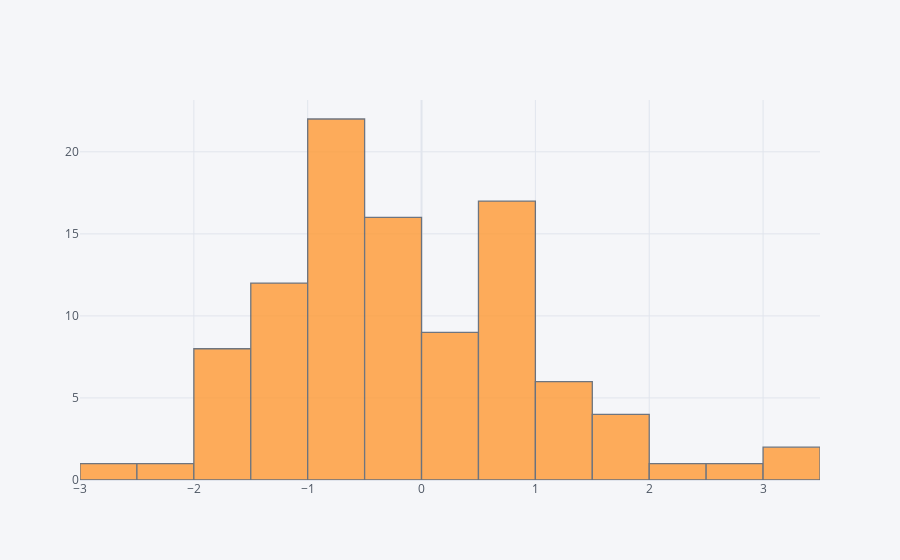

This figure's notebook cell:
### Markdown cell above
## histogram

### Code cell
df['A'].iplot(kind='hist',bins=25)

### Figure 1 — Plotly figure (JSON) as saved in the notebook; plotly's stock layout.template omitted (floating-point values rounded to 4 significant figures)
{"data": [{"histfunc": "count", "histnorm": "", "marker": {"color": "rgba(255, 153, 51, 1.0)", "line": {"color": "#4D5663", "width": 1.3}}, "name": "A", "nbinsx": 25, "opacity": 0.8, "orientation": "v", "type": "histogram", "x": [0.3926, 1.372, 2.243, -0.8582, 0.7608, 0.7, -2.012, 0.9326, -0.6593, 1.693, -0.6872, -0.3504, -0.4208, 0.869, -0.5764, 0.22, -0.4444, -1.144, -1.658, -0.4101, -0.8519, 1.21, 0.3202, -0.1004, -0.8488, -0.5573, -1.069, -0.4218, 0.1273, -1.067, 0.9262, -1.955, -1.028, -0.388, 1.151, -1.746, 1.213, -0.6425, -0.5798, 1.071, -0.9235, 2.962, -0.8009, -0.6563, -0.2782, -1.207, 3.293, -1.544, 0.5427, 0.6393, -0.4299, -0.9817, 0.04304, -1.167, 0.7325, 0.8864, 0.5229, -1.158, 0.8669, -1.124, 1.8, 0.8646, -1.177, -0.138, -0.6408, -0.4281, -1.014, -1.359, -0.8583, -0.0868, -0.9429, -0.5165, -1.909, -0.3047, -0.847, 1.699, 0.4789, 0.8165, 0.2713, -1.707, -0.4118, 3.478, -2.834, -0.7774, 1.705, -0.0608, -0.7698, -1.042, 0.5224, 0.8533, 0.5485, 0.3391, -1.574, 0.562, -0.5984, 1.108, -1.667, -0.3778, -0.6831, 0.414]}], "layout": {"barmode": "overlay", "legend": {"bgcolor": "#F5F6F9", "font": {"color": "#4D5663"}}, "paper_bgcolor": "#F5F6F9", "plot_bgcolor": "#F5F6F9", "title": {"font": {"color": "#4D5663"}}, "xaxis": {"gridcolor": "#E1E5ED", "showgrid": true, "tickfont": {"color": "#4D5663"}, "title": {"font": {"color": "#4D5663"}, "text": ""}, "zerolinecolor": "#E1E5ED"}, "yaxis": {"gridcolor": "#E1E5ED", "showgrid": true, "tickfont": {"color": "#4D5663"}, "title": {"font": {"color": "#4D5663"}, "text": ""}, "zerolinecolor": "#E1E5ED"}}}
